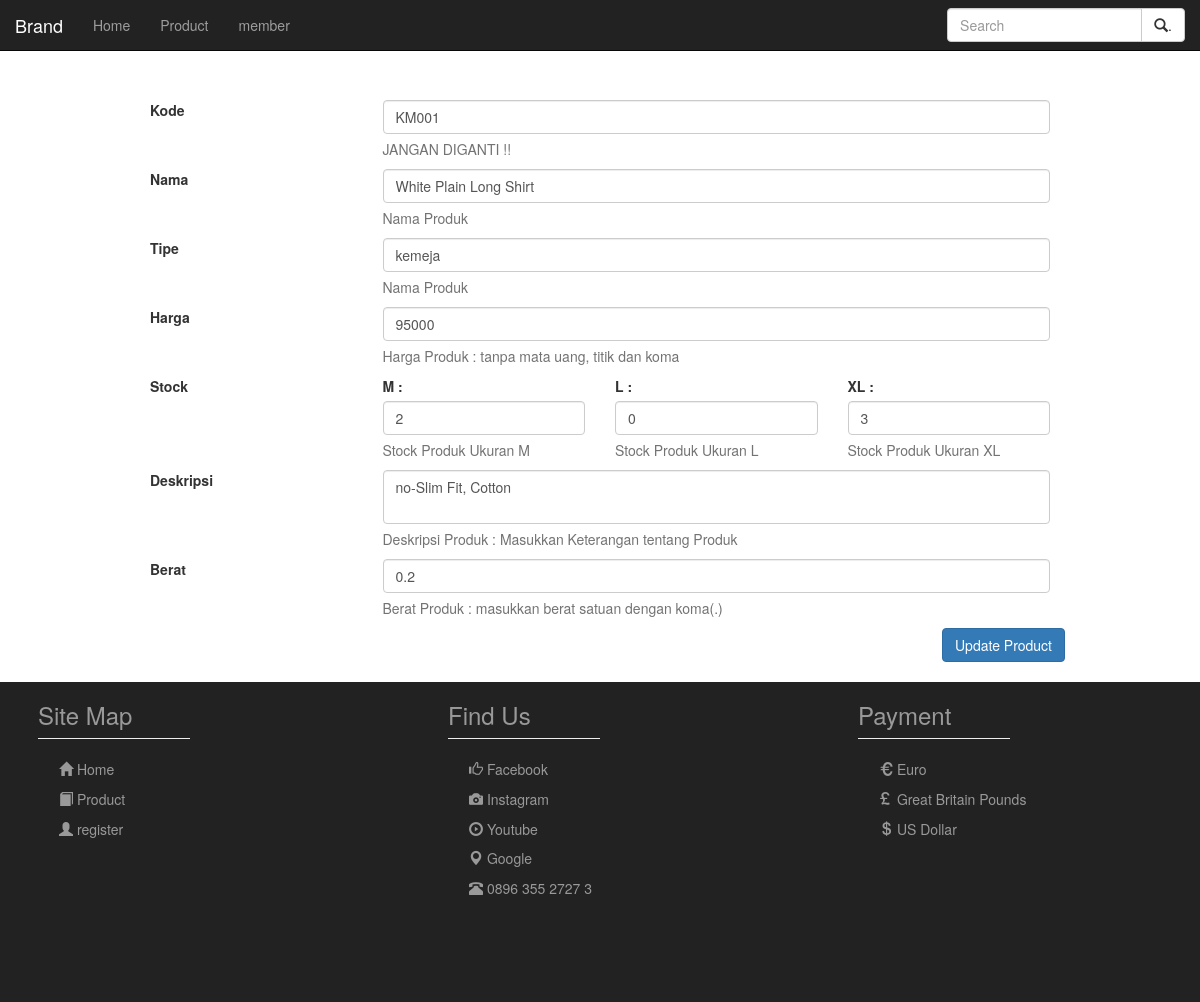
Screenshot of /index.php?page=admin/updateproduct.php&id=KM001 with the database file from the repository.
### tables this page shows
CREATE TABLE IF NOT EXISTS `product` (
  `kode` varchar(11) NOT NULL,
  `nama` varchar(50) NOT NULL,
  `tipe` varchar(20) NOT NULL,
  `harga` int(11) NOT NULL,
  `stockM` int(11) NOT NULL,
  `stockL` int(11) NOT NULL,
  `stockXL` int(11) NOT NULL,
  `deskripsi` varchar(50) NOT NULL,
  `berat` float NOT NULL,
  `image` varchar(100) NOT NULL
);

### connect.php (called while the page is built, shortened)
<?php
	function query($conn,$sql)
	{
		$index = 0;
		$result = mysqli_query($conn, $sql);
		if (mysqli_num_rows($result) > 0) {
		    while($row = mysqli_fetch_assoc($result)) {
		        $arr[$index]=$row;
		        $index++;
		    }
		} else {
		    $arr = null;
		}
		return $arr;
	}
 ?>

### admin/updateproduct.php (the view)
<?php
	include "connect.php";
	$kode = $_GET['id'];
	$arr = query($con,"select * from product where kode = '$kode' ");
 ?>
 <br/><br/><br/><br/>
<form enctype="multipart/form-data" method ="post" action='admin/updateProductController.php' class='container-fluid' style='width:80%;margin:20px auto;'>
  <div class="form-group">
    <label for="kode" class="col-sm-3 control-label">Kode</label>
    <div class="col-sm-9">
      <input class="form-control" id="kode" placeholder="Auto Generated" type="text" name='kode' value='<?php echo $arr['0']['kode'] ?>'>
      <p class="help-block">JANGAN DIGANTI !!</p>
    </div>
  </div>
  <div class="form-group">
    <label for="nama" class="col-sm-3 control-label">Nama</label>
    <div class="col-sm-9">
      <input class="form-control" id="nama" placeholder="Ex : White Plain Long Shirt" type="text" name='nama' value='<?php echo $arr['0']['nama'] ?>'>
      <p class="help-block">Nama Produk</p>
    </div>
  </div>
  <div class="form-group">
    <label for="tipe" class="col-sm-3 control-label">Tipe</label>
    <div class="col-sm-9">
      <input class="form-control" id="tipe" placeholder="Kemeja, Topi, Kaos, dll" type="text" name='tipe' value='<?php echo $arr['0']['tipe'] ?>'>
      <p class="help-block">Nama Produk</p>
    </div>
  </div>
  <div class="form-group">
    <label for="harga" class="col-sm-3 control-label">Harga</label>
    <div class="col-sm-9">
      <input class="form-control number" id="harga" placeholder="ex : 95000" type="text" name='harga' value='<?php echo $arr['0']['harga'] ?>'>
      <p class="help-block">Harga Produk : tanpa mata uang, titik dan koma</p>
    </div>
  </div>
  <div class="form-group">
    <label class="col-sm-3 control-label">Stock</label>
    <div class="col-sm-3">
    	<label for='m'>M : </label>
      <input class="form-control number" id="m" placeholder="ex : 10" type="text" name='m' value='<?php echo $arr['0']['stockM'] ?>'>
      <p class="help-block">Stock Produk Ukuran M</p>
    </div>
    <div class="col-sm-3">
    	<label for='l'>L : </label>
      <input class="form-control number" id="l" placeholder="ex : 10" type="text" name='l' value='<?php echo $arr['0']['stockL'] ?>'>
      <p class="help-block">Stock Produk Ukuran L</p>
    </div>
    <div class="col-sm-3">
    	<label for='xl'>XL : </label>
      <input class="form-control number" id="xl" placeholder="ex : 10" type="text" name='xl' value='<?php echo $arr['0']['stockXL'] ?>'>
      <p class="help-block">Stock Produk Ukuran XL</p>
    </div>
  </div>
  <div class="form-group">
    <label for="deskripsi" class="col-sm-3 control-label">Deskripsi</label>
    <div class="col-sm-9">
      <textarea name='deskripsi' class='form-control' resizeable='false' style='resize:none' name='deskripsi' placeholder='Masukkan Keterangan Produk' ><?php echo $arr['0']['deskripsi'] ?></textarea>
      <p class="help-block">Deskripsi Produk : Masukkan Keterangan tentang Produk</p>
    </div>
  </div>
  <div class="form-group">
    <label for="berat" class="col-sm-3 control-label">Berat</label>
    <div class="col-sm-9">
      <input class="form-control decimal" id="berat" placeholder="ex : 0.20" type="text" name='berat' value='<?php echo $arr['0']['berat'] ?>'>
      <p class="help-block">Berat Produk : masukkan berat satuan dengan koma(.)</p>
    </div>
  </div>
  <button type="submit" class="btn btn-primary pull-right">Update Product</button>
</form>

### css.css (style rules this page uses)
body { overflow-x:hidden; }

### rows the page displays
product: kode "KM001", nama "White Plain Long Shirt", tipe "kemeja", harga "95000", m "2", l "0", xl "3", deskripsi "no-Slim Fit, Cotton", berat "0.2"
